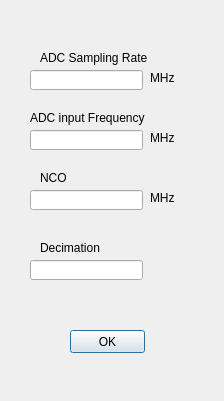
<?xml version="1.0" encoding="UTF-8"?>
<ui version="4.0">
 <class>dialog</class>
 <widget class="QDialog" name="dialog">
  <property name="geometry">
   <rect>
    <x>0</x>
    <y>0</y>
    <width>224</width>
    <height>401</height>
   </rect>
  </property>
  <property name="windowTitle">
   <string>setting paramater</string>
  </property>
  <widget class="QLineEdit" name="lineEdit">
   <property name="geometry">
    <rect>
     <x>30</x>
     <y>70</y>
     <width>113</width>
     <height>20</height>
    </rect>
   </property>
  </widget>
  <widget class="QLabel" name="label">
   <property name="geometry">
    <rect>
     <x>40</x>
     <y>50</y>
     <width>111</width>
     <height>16</height>
    </rect>
   </property>
   <property name="text">
    <string>ADC Sampling Rate</string>
   </property>
  </widget>
  <widget class="QLabel" name="label_2">
   <property name="geometry">
    <rect>
     <x>150</x>
     <y>70</y>
     <width>111</width>
     <height>16</height>
    </rect>
   </property>
   <property name="text">
    <string>MHz</string>
   </property>
  </widget>
  <widget class="QLineEdit" name="lineEdit_2">
   <property name="geometry">
    <rect>
     <x>30</x>
     <y>130</y>
     <width>113</width>
     <height>20</height>
    </rect>
   </property>
   <property name="text">
    <string/>
   </property>
  </widget>
  <widget class="QLabel" name="label_3">
   <property name="geometry">
    <rect>
     <x>30</x>
     <y>110</y>
     <width>121</width>
     <height>16</height>
    </rect>
   </property>
   <property name="text">
    <string>ADC input Frequency</string>
   </property>
  </widget>
  <widget class="QLabel" name="label_4">
   <property name="geometry">
    <rect>
     <x>150</x>
     <y>130</y>
     <width>111</width>
     <height>16</height>
    </rect>
   </property>
   <property name="text">
    <string>MHz</string>
   </property>
  </widget>
  <widget class="QLabel" name="label_5">
   <property name="geometry">
    <rect>
     <x>40</x>
     <y>170</y>
     <width>111</width>
     <height>16</height>
    </rect>
   </property>
   <property name="text">
    <string>NCO</string>
   </property>
  </widget>
  <widget class="QLineEdit" name="lineEdit_3">
   <property name="geometry">
    <rect>
     <x>30</x>
     <y>190</y>
     <width>113</width>
     <height>20</height>
    </rect>
   </property>
   <property name="text">
    <string/>
   </property>
  </widget>
  <widget class="QLabel" name="label_6">
   <property name="geometry">
    <rect>
     <x>150</x>
     <y>190</y>
     <width>111</width>
     <height>16</height>
    </rect>
   </property>
   <property name="text">
    <string>MHz</string>
   </property>
  </widget>
  <widget class="QLineEdit" name="lineEdit_4">
   <property name="geometry">
    <rect>
     <x>30</x>
     <y>260</y>
     <width>113</width>
     <height>20</height>
    </rect>
   </property>
   <property name="text">
    <string/>
   </property>
  </widget>
  <widget class="QLabel" name="label_7">
   <property name="geometry">
    <rect>
     <x>40</x>
     <y>240</y>
     <width>111</width>
     <height>16</height>
    </rect>
   </property>
   <property name="text">
    <string>Decimation</string>
   </property>
  </widget>
  <widget class="QPushButton" name="pushButton">
   <property name="geometry">
    <rect>
     <x>70</x>
     <y>330</y>
     <width>75</width>
     <height>23</height>
    </rect>
   </property>
   <property name="text">
    <string>OK</string>
   </property>
  </widget>
 </widget>
 <resources/>
 <connections/>
</ui>
